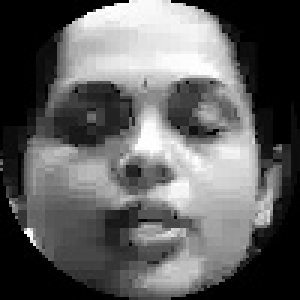
#> input picture face_recognition_system/people/Amrutha/12.jpg, 100 x 100 px, found by its file name (shown 3 times larger)
$ jupyter execute --allow-errors 03_Building_the_Recognition_Model.ipynb   (shell and % lines are left out)   (text cells are left out)
#> lines starting #> are read from the running program, lines starting #| are printed output that depends on the picture
[cell 1]
from IPython.display import YouTubeVideo
import cv2
import numpy as np
import os
import math
from matplotlib import pyplot as plt
from IPython.display import clear_output

# Open a new thread to manage the external cv2 interaction
cv2.startWindowThread()

def plt_show(image, title=""):
    if len(image.shape) == 3:
        image = cv2.cvtColor(image, cv2.COLOR_BGR2RGB)
    plt.axis("off")
    plt.title(title)
    plt.imshow(image, cmap="Greys_r")
    plt.show()

class FaceDetector(object):
    def __init__(self, xml_path):
        self.classifier = cv2.CascadeClassifier(xml_path)

    def detect(self, image, biggest_only=True):
        scale_factor = 1.2
        min_neighbors = 5
        min_size = (30, 30)
        biggest_only = True
        flags = cv2.CASCADE_FIND_BIGGEST_OBJECT | \
                    cv2.CASCADE_DO_ROUGH_SEARCH if biggest_only else \
                    cv2.CASCADE_SCALE_IMAGE
        faces_coord = self.classifier.detectMultiScale(image,
                                                       scaleFactor=scale_factor,
                                                       minNeighbors=min_neighbors,
                                                       minSize=min_size,
                                                       flags=flags)
        return faces_coord

class VideoCamera(object):
    def __init__(self, index=0):
        self.video = cv2.VideoCapture(index)
        self.index = index

    def __del__(self):
        self.video.release()

    def get_frame(self, in_grayscale=False):
#> called with in_grayscale = False
        _, frame = self.video.read()
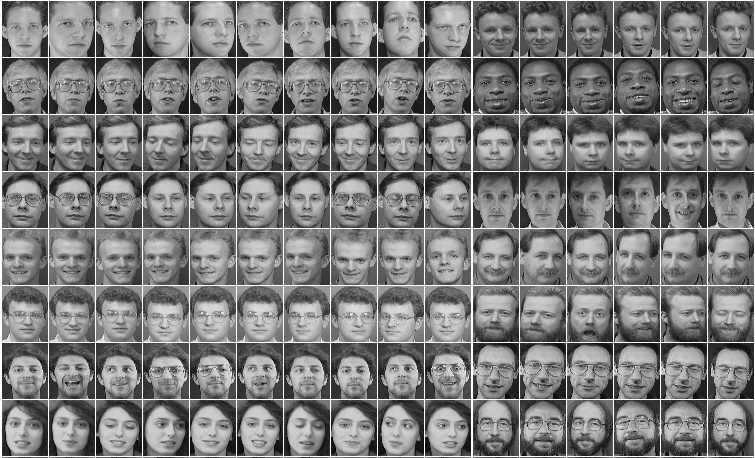
#> input picture notebooks_tutorial/images/AT&T.png, 755 x 458 px, given in place of the camera
#> frame is the input picture: shape (458, 755, 3); mean B, G, R 123.9, 123.9, 123.9
        if in_grayscale:
            frame = cv2.cvtColor(frame, cv2.COLOR_BGR2GRAY)
        return frame

def cut_faces(image, faces_coord):
    faces = []

    for (x, y, w, h) in faces_coord:
        w_rm = int(0.3 * w / 2)
        faces.append(image[y: y + h, x + w_rm: x + w - w_rm])

    return faces

def normalize_intensity(images):
    images_norm = []
    for image in images:
        is_color = len(image.shape) == 3
        if is_color:
            image = cv2.cvtColor(image, cv2.COLOR_BGR2GRAY)
        images_norm.append(cv2.equalizeHist(image))
#> this loop made 126 passes
#> pass 1, in normalize_intensity, `image = cv2.cvtColor(image, cv2.COLOR_BGR2GRAY)`:
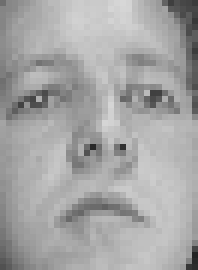
#> image: shape (45, 33) (shown 6 times larger); min 35, max 215, mean 165.3
#> pass 2, in normalize_intensity, `image = cv2.cvtColor(image, cv2.COLOR_BGR2GRAY)`:
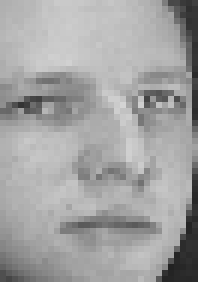
#> image: shape (47, 33) (shown 6 times larger); min 34, max 212, mean 162.6
#> pass 3, in normalize_intensity, `image = cv2.cvtColor(image, cv2.COLOR_BGR2GRAY)`:
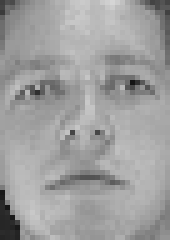
#> image: shape (48, 34) (shown 5 times larger); min 21, max 213, mean 158.8
    return images_norm

def resize(images, size=(50, 50)):
#> called with size = (50, 50)
    images_norm = []
    for image in images:
        if image.shape < size:
            image_norm = cv2.resize(image, size,
                                    interpolation=cv2.INTER_AREA)
        else:
            image_norm = cv2.resize(image, size,
                                    interpolation=cv2.INTER_CUBIC)
        images_norm.append(image_norm)
#> this loop made 126 passes
#> pass 1, in resize, `image_norm = cv2.resize(image, size, interpolation=cv2.INTER_AREA)`:
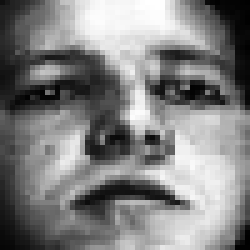
#> image_norm: shape (50, 50) (shown 5 times larger); min 0, max 255, mean 128.8
#> pass 2, in resize, `image_norm = cv2.resize(image, size, interpolation=cv2.INTER_AREA)`:
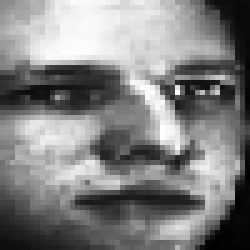
#> image_norm: shape (50, 50) (shown 5 times larger); min 0, max 255, mean 129
#> pass 3, in resize, `image_norm = cv2.resize(image, size, interpolation=cv2.INTER_AREA)`:
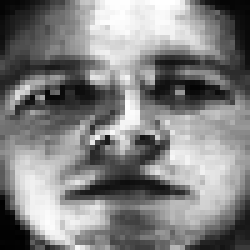
#> image_norm: shape (50, 50) (shown 5 times larger); min 1, max 255, mean 129.3

    return images_norm

def normalize_faces(frame, faces_coord):
    faces = cut_faces(frame, faces_coord)
    faces = normalize_intensity(faces)
    faces = resize(faces)
    return faces

def draw_rectangle(image, coords):
    for (x, y, w, h) in coords:
        w_rm = int(0.2 * w / 2)
        cv2.rectangle(image, (x + w_rm, y), (x + w - w_rm, y + h),
                              (150, 150, 0), 8)

[cell 2]
def collect_dataset():
    images = []
    labels = []
    labels_dic = {}
    people = [person for person in os.listdir("people/")]
    for i, person in enumerate(people):
        labels_dic[i] = person
        for image in os.listdir("people/" + person):
            images.append(cv2.imread("people/" + person + '/' + image,
                                     0))
            labels.append(i)
    return (images, np.array(labels), labels_dic)

[cell 3]
images, labels, labels_dic = collect_dataset()

#> (the rest of this cell did not finish here and is left out)

[cell 4]
webcam = VideoCamera()
frame = webcam.get_frame()
detector = FaceDetector("xml/frontal_face.xml")
frame = webcam.get_frame()
faces_coord = detector.detect(frame)
faces = normalize_faces(frame, faces_coord)
face = faces[0]
plt_show(face)
